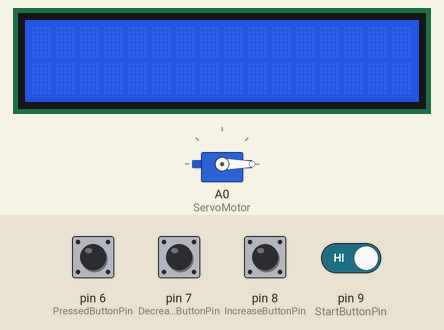
The sketch below on a simulated Arduino Uno, built with avr-gcc and run on an emulated ATmega328P. Shown: servo, 16×2 character LCD. Inputs (shaded band) come from the test bench; at power-on: pin 6 (PressedButtonPin), pin 7 (DecreaseButtonPin), pin 8 (IncreaseButtonPin), pin 9 (StartButtonPin) HIGH.

Above: at 1.2 s.
1.3 s: pin 6 (PressedButtonPin) pulled LOW for 0.15 s
At 2.3 s:
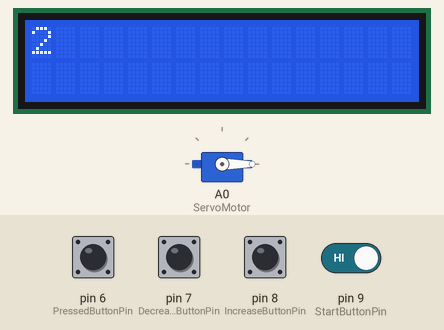
2.9 s: pin 6 (PressedButtonPin) driven LOW and pin 9 (StartButtonPin) driven LOW
At 3.0 s:
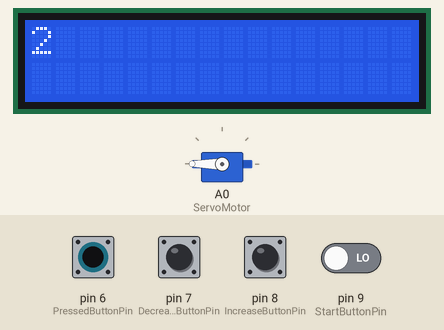
At 3.5 s:
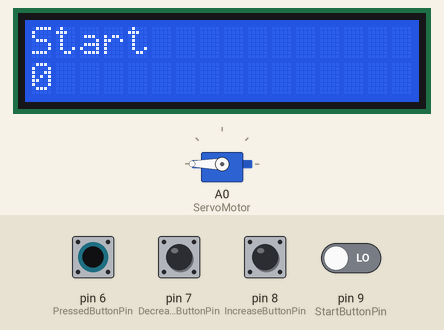
Timing chart, 0 to 5.9 s (numbered marks = the images above; inputs shaded):
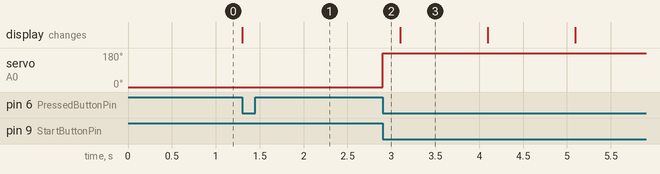

Measured:
- after the input at 1.3 s, the display: changes at once (image 1)
- after the input at 2.9 s, servo on A0 (ServoMotor): 0° → 180° at once
- what the display in image 3 shows lasts 1.0 s, from 3.1 s to 4.1 s

The sketch:

teamachine.ino
```cpp
/*

Datum: 10.12.2018

Titel: The Simple Tea Bag Maschine

Sprache: C++/Arduino

Erstellt von: Jamian Rajakone, Jonathan Carona, David Riggenberg

Version: V1.2


Beschreibung:

Der Servomotr bewegt den Teebeutel. Mit den Tasten kann man den Timer einstellen und mit der Start-Taste kann man die Operation starten.

Um den Timer einstellen zu können, muss die Drucktaste aktiviert sein. D.h. eine Taste muss auf dem Plattform sein.

*/


// Servo settings

// https://www.arduino.cc/en/Reference/ServoWrite

#include <Servo.h>

Servo ServoMotor;

int ServoPin = A0;


// InputTimerMin

byte InputTimerMin = 2; // Default -> 2 Min


// TimerLoop -> set true after pressing the StartButton

bool TimerLoop = false;


// ButtonPin pins

int StopButtonPin = 2;

int StartButtonPin = 9;

int IncreaseButtonPin = 8;

int DecreaseButtonPin = 7;


// DruckButtonPin

int PressedButtonPin = 6;


// timer interrupt helping variable

int timerCounter = 0;


// current System millis

unsigned long timer0millis = 0;


// Lcd Config

// https://www.arduino.cc/en/Tutorial/HelloWorld

#include <LiquidCrystal.h>

const int rs = 12, en = 11, d4 = 5, d5 = 4, d6 = 3, d7 = 0;

LiquidCrystal Lcd(rs, en, d4, d5, d6, d7);


void setup()

{

  // ServoMotor Configuration

  ServoMotor.attach(A0);

  ServoMotor.write(0);


  // ButtonPin initialization

  pinMode(StartButtonPin, INPUT_PULLUP);

  pinMode(IncreaseButtonPin, INPUT_PULLUP);

  pinMode(DecreaseButtonPin, INPUT_PULLUP);


  // PressedButtonPin initialization

  pinMode(PressedButtonPin, INPUT_PULLUP);


  // set up the Lcd's number of columns and rows:

  Lcd.begin(16, 2);


  // TimerInterrupt Configuration

  cli(); //stop interrupts


  //set timer0 interrupt at 2kHz

  TCCR0A = 0; // set entire TCCR0A register to 0

  TCCR0B = 0; // same for TCCR0B

  TCNT0 = 0;  //initialize counter value to 0

  // set compare match register for 2khz increments

  OCR0A = 248; // = (16*10^6) / (2000*64) - 1 (must be <256)

  // turn on CTC mode

  TCCR0A |= (1 << WGM01);

  // Set CS01 and CS00 bits for 64 prescaler

  TCCR0B |= (1 << CS01) | (1 << CS00);

  // enable timer compare interrupt

  TIMSK0 |= (1 << OCIE0A);

  sei();

}


// Main Program

void loop()

{

  // PressedButtonPin pressed -> the Programm run only if the Press-Button is pressed

  if (digitalRead(PressedButtonPin) == LOW)

  {

    // Timer Output Lcd

    Lcd.clear();

    Lcd.print(InputTimerMin);


    // StartButton pressed

    if (digitalRead(StartButtonPin) == LOW)

    {

      // Set servo to 180 degree

      ServoMotor.write(180);

      delay(200);


      Lcd.clear();

      Lcd.write("Start");


      TimerLoop = true; // set TimerLoop

    }


    // Increase Button pressed

    if (digitalRead(IncreaseButtonPin) == LOW)

    {

      InputTimerMin++;

      delay(20000);

    }


    // DecreaseButton pressed

    if (digitalRead(DecreaseButtonPin) == LOW)

    {

      InputTimerMin--;

      delay(20000);

    }


    // Loop for waiting => get and print temperature

    while (TimerLoop)

    {

      // print seconds

      Lcd.setCursor(0, 1);

      Lcd.print(timer0millis / 1000);

    }


    // wait 100 ms

    delay(1000);

  }

}


// Timer interrupt -> cancel the programm if -> InterruptCounter equal to InputTimerMin in second

void Interrupt_CancelProgram()

{

  ServoMotor.write(0);

  TimerLoop = false;

  delay(200);

  Lcd.clear();

  Lcd.write("Cancel");

}


ISR(TIMER0_COMPA_vect)

{ //timer0 interrupt 2kHz toggles pin 8

  if (TimerLoop)

  {

    timer0millis++;

    if (timer0millis / 1000 > InputTimerMin * 60)

    {

      // Timer Interrupt

      Interrupt_CancelProgram();

      timer0millis = 0;

    }

  }

}
```
